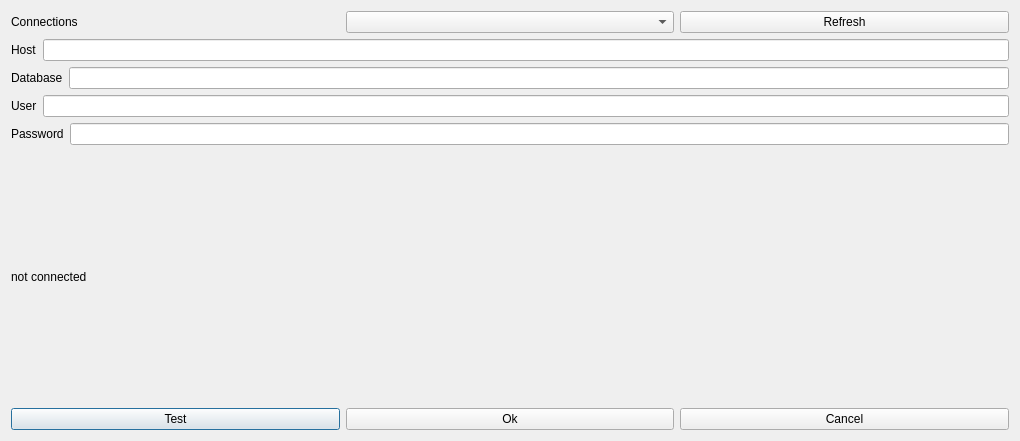
<?xml version="1.0" encoding="UTF-8"?>
<ui version="4.0">
 <class>DatabaseDialog</class>
 <widget class="QDialog" name="DatabaseDialog">
  <property name="geometry">
   <rect>
    <x>0</x>
    <y>0</y>
    <width>1020</width>
    <height>441</height>
   </rect>
  </property>
  <property name="windowTitle">
   <string>Connect to database</string>
  </property>
  <layout class="QVBoxLayout" name="verticalLayout">
   <item>
    <layout class="QHBoxLayout" name="horizontalLayout">
     <item>
      <widget class="QLabel" name="label_5">
       <property name="text">
        <string>Connections</string>
       </property>
      </widget>
     </item>
     <item>
      <widget class="QComboBox" name="connections_box">
       <property name="focusPolicy">
        <enum>Qt::NoFocus</enum>
       </property>
       <property name="toolTip">
        <string>&lt;html&gt;&lt;head/&gt;&lt;body&gt;&lt;p&gt;Load details for saved Postgis connections.&lt;br/&gt;&lt;/p&gt;&lt;/body&gt;&lt;/html&gt;</string>
       </property>
      </widget>
     </item>
     <item>
      <widget class="QPushButton" name="refresh_button">
       <property name="focusPolicy">
        <enum>Qt::NoFocus</enum>
       </property>
       <property name="toolTip">
        <string>&lt;html&gt;&lt;head/&gt;&lt;body&gt;&lt;p&gt;Refresh connections dropdown.&lt;/p&gt;&lt;/body&gt;&lt;/html&gt;</string>
       </property>
       <property name="text">
        <string>Refresh</string>
       </property>
      </widget>
     </item>
    </layout>
   </item>
   <item>
    <layout class="QHBoxLayout" name="horizontalLayout_2">
     <item>
      <widget class="QLabel" name="label">
       <property name="text">
        <string>Host</string>
       </property>
      </widget>
     </item>
     <item>
      <widget class="QLineEdit" name="host">
       <property name="toolTip">
        <string>&lt;html&gt;&lt;head/&gt;&lt;body&gt;&lt;p&gt;Changing these will not change stored settings for the connection. &lt;/p&gt;&lt;/body&gt;&lt;/html&gt;</string>
       </property>
      </widget>
     </item>
    </layout>
   </item>
   <item>
    <layout class="QHBoxLayout" name="horizontalLayout_3">
     <item>
      <widget class="QLabel" name="label_2">
       <property name="text">
        <string>Database</string>
       </property>
      </widget>
     </item>
     <item>
      <widget class="QLineEdit" name="database">
       <property name="toolTip">
        <string>&lt;html&gt;&lt;head/&gt;&lt;body&gt;&lt;p&gt;Changing these will not change stored settings for the connection.&lt;/p&gt;&lt;/body&gt;&lt;/html&gt;</string>
       </property>
       <property name="text">
        <string/>
       </property>
      </widget>
     </item>
    </layout>
   </item>
   <item>
    <layout class="QHBoxLayout" name="horizontalLayout_4">
     <item>
      <widget class="QLabel" name="label_3">
       <property name="text">
        <string>User</string>
       </property>
      </widget>
     </item>
     <item>
      <widget class="QLineEdit" name="user">
       <property name="toolTip">
        <string>&lt;html&gt;&lt;head/&gt;&lt;body&gt;&lt;p&gt;Changing these will not change stored settings for the connection.&lt;/p&gt;&lt;/body&gt;&lt;/html&gt;</string>
       </property>
      </widget>
     </item>
    </layout>
   </item>
   <item>
    <layout class="QHBoxLayout" name="horizontalLayout_5">
     <item>
      <widget class="QLabel" name="label_4">
       <property name="text">
        <string>Password</string>
       </property>
      </widget>
     </item>
     <item>
      <widget class="QLineEdit" name="password">
       <property name="toolTip">
        <string>&lt;html&gt;&lt;head/&gt;&lt;body&gt;&lt;p&gt;Changing these will not change stored settings for the connection.&lt;/p&gt;&lt;/body&gt;&lt;/html&gt;</string>
       </property>
       <property name="echoMode">
        <enum>QLineEdit::Password</enum>
       </property>
      </widget>
     </item>
    </layout>
   </item>
   <item>
    <widget class="QLabel" name="status">
     <property name="text">
      <string>not connected</string>
     </property>
    </widget>
   </item>
   <item>
    <layout class="QHBoxLayout" name="horizontalLayout_6">
     <item>
      <widget class="QPushButton" name="test_button">
       <property name="text">
        <string>Test</string>
       </property>
      </widget>
     </item>
     <item>
      <widget class="QPushButton" name="OkButton">
       <property name="text">
        <string>Ok</string>
       </property>
      </widget>
     </item>
     <item>
      <widget class="QPushButton" name="cancelButton">
       <property name="text">
        <string>Cancel</string>
       </property>
      </widget>
     </item>
    </layout>
   </item>
  </layout>
 </widget>
 <resources/>
 <connections/>
</ui>
